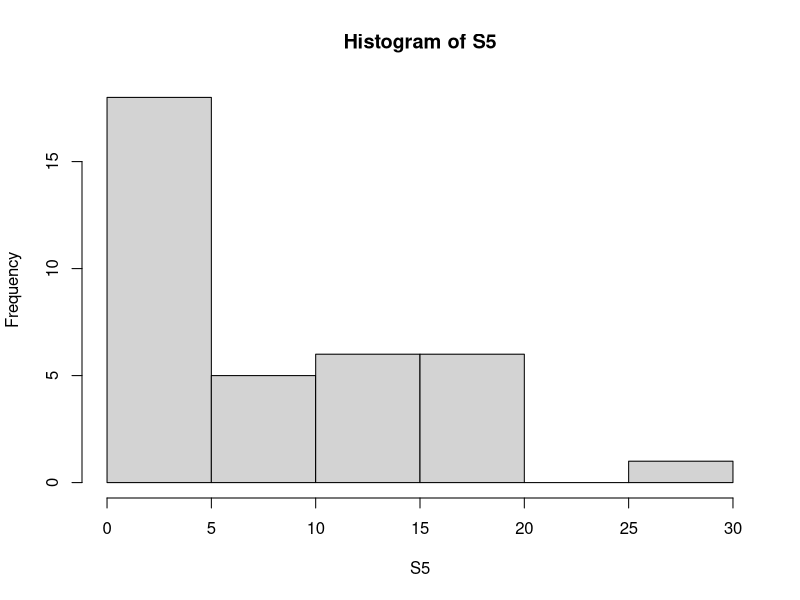
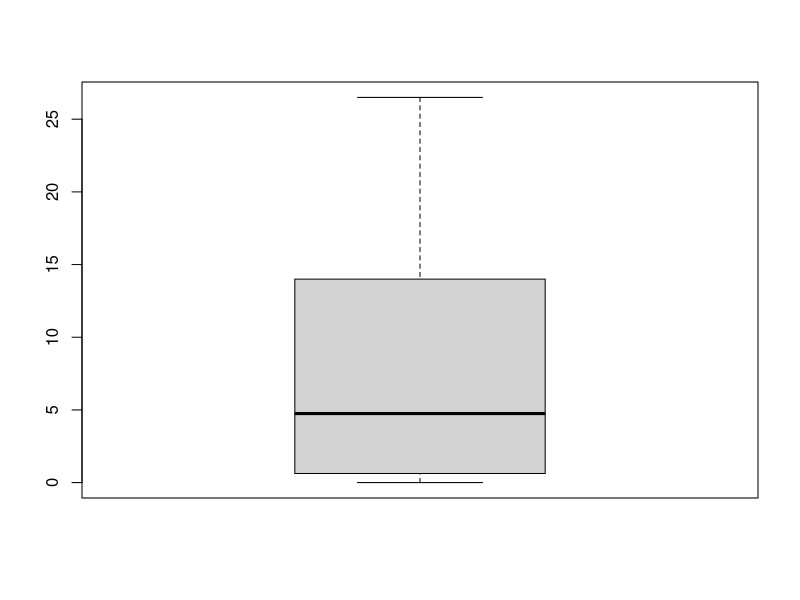
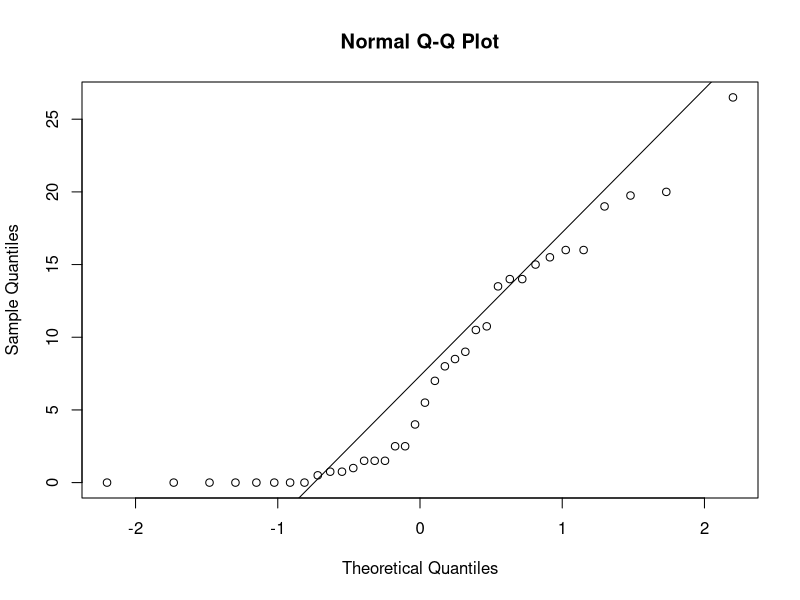
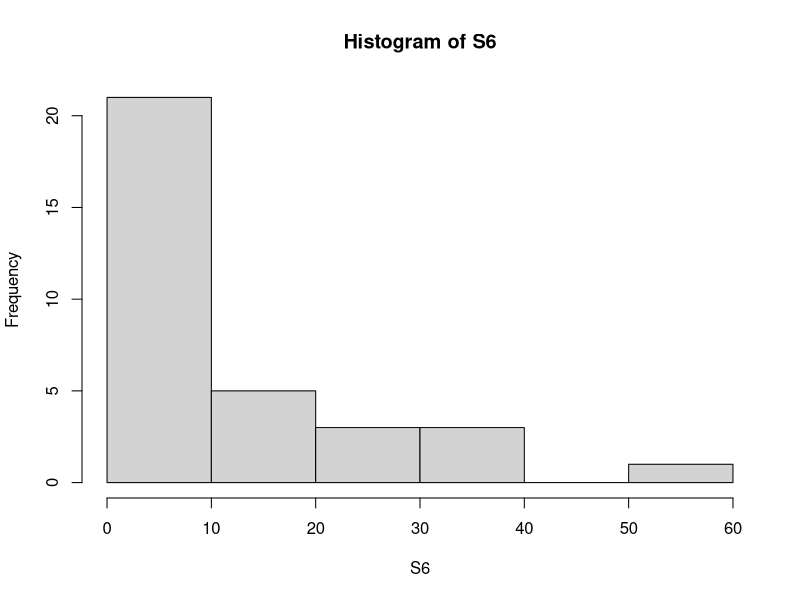
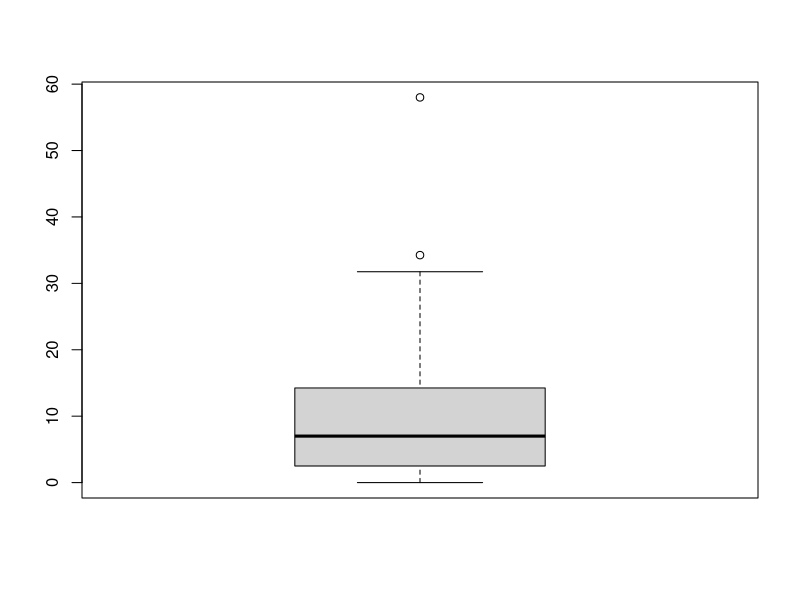
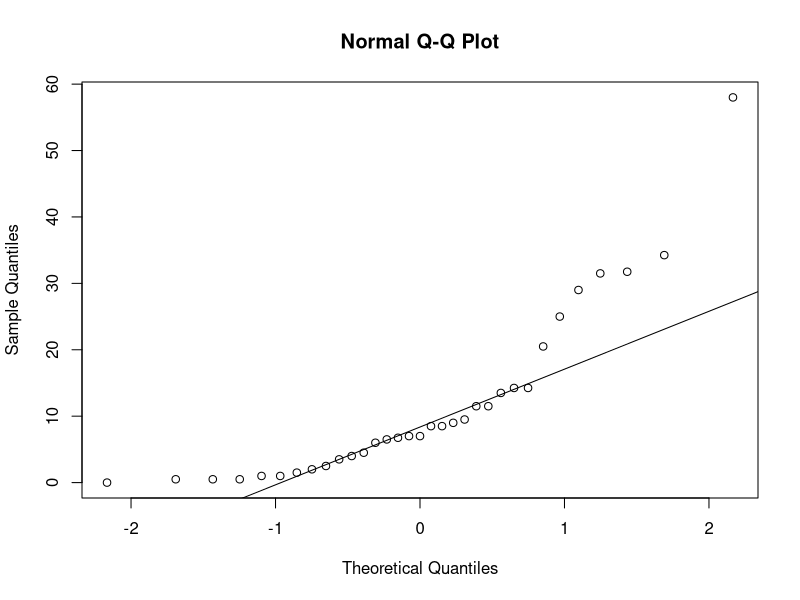
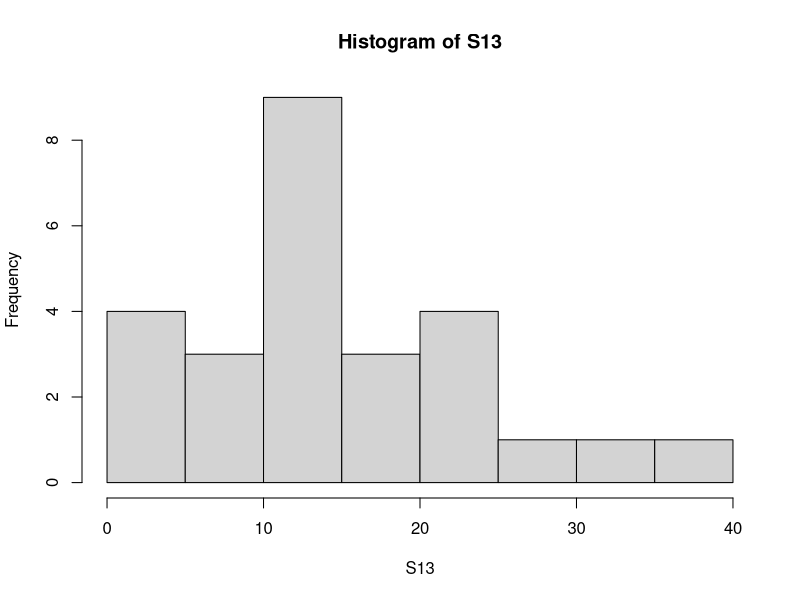
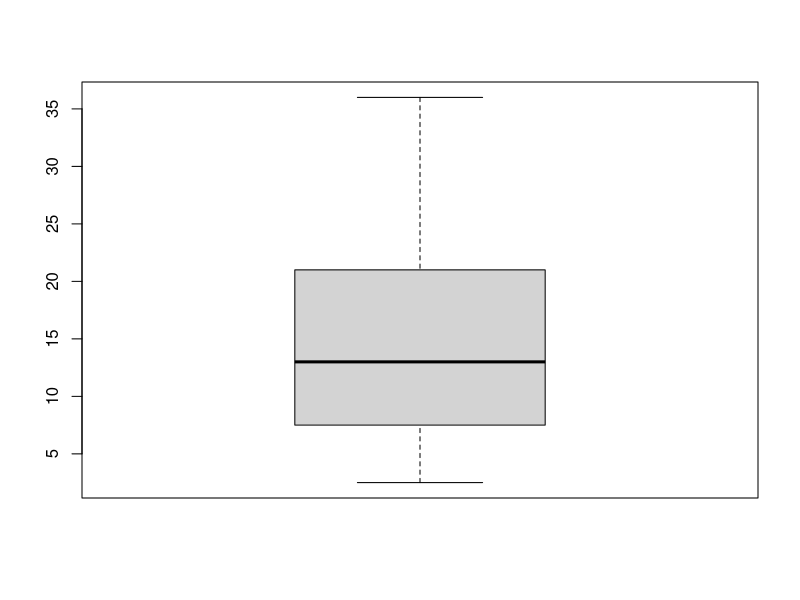

Write the R code that produced these figures, in order.
# Laboratorio 3
# Estadistica Para Ingenieros
# Francisco Sucre 10-10717
# José Cipagauta 05-38040

# Se tienen las notas del primer examen de tres secciones de un mismo curso. 
# Los examenes son evaluados sobre 100 puntos.

# Cargamos la data
Notas11_12 <- read.table("Notas11-12.txt", header = T, fill=NA)
Notas12_13 <- read.table("Notas12-13.txt", header = T, fill=NA)
attach(Notas11_12)
attach(Notas12_13)

# 1. Utilizando las graficas vistas en clases, ¿cúales de las secciones tienen notas que se 
# distribuyen normal?

# Grafico Notas11_12
# S5
hist(S5)
boxplot(S5)
qqnorm(S5)
qqline(S5)
# No es normal ni se aproxima a serlo, excepto en secciones muy pequeñas

# S6
hist(S6)
boxplot(S6)
qqnorm(S6)
qqline(S6)
# Tiene unas secciones que no se acercan a estar distribuidas de forma normal, pero 
# en la seccion del medio se comporta de manera muy parecida a una distribucion normal

# S13
hist(S13)
boxplot(S13)
qqnorm(S13)
qqline(S13)
# Se aproxima a la distribucion normal, excepto en las colas, aun asi se podria tomar como una
# distribucion normal, pero las conclusiones obtenidas al asumir esto podrian ser erradas

# S3
hist(S3)
boxplot(S3)
qqnorm(S3)
qqline(S3)
# Se aproxima bastante a la distribucion normal asi que si se puede tomar como una
# distribucion normal

# S4
hist(S4)
boxplot(S4)
qqnorm(S4)
qqline(S4)
# Se aproxima a la distribucion normal, excepto en las colas con datos atipicos, no se recomienda tomar como una
# distribucion normal

# S9
hist(S9)
boxplot(S9)
qqnorm(S9)
qqline(S9)
# Se aproxima a la distribucion normal asi que si se puede tomar como una
# distribucion normal

# 2. Calcule intervalos de confianza del 97% para la media de la nota de cada sección. 
# ¿Qué consideraciones se deben tomar en cuenta para construir estos intervalos?

# Consideraciones: Que los datos pertenezcan a una distribucion normal, puede que el
# intervalo no sea el mas correcto o que los resultados no nos presenten informacion 
# util si la distribucion no es normal

S5_tTest = t.test(S5,conf.level = 0.97)
S6_tTest = t.test(S6,conf.level = 0.97)
S13_tTest = t.test(S13,conf.level = 0.97)
S3_tTest = t.test(S3,conf.level = 0.97)
S4_tTest = t.test(S4,conf.level = 0.97)
S9_tTest = t.test(S9,conf.level = 0.97)

S5_tTest
S6_tTest
S13_tTest
S3_tTest
S4_tTest
S9_tTest

# Concluciones interesantes es que considerando que el examen es evaluado sobre 100 puntos
# y en el mejor de los casos, con un 97% de confiabilidad el mayor promedio es 28.64 
# entre todas las secciones, lo cual indica un promedio terriblemente bajo

# 3. ¿Qué conclusiones puede sacar a partir de los intervalos de confianza de sus variables? 
# En particular, ¿cómo comparariría los resultados entre secciones?

# Las comparaciones se harian con intervalos de confianza de la diferencia entre medias

# Comparaciones
t.test(S5,S6,conf.level = 0.97)

# Podemos ver que la media de S6 podria ser mayor que la de S5
# Pero al incluir el 0, podemos decir que las medias son relativamente iguales

t.test(S5,S13,conf.level = 0.97)

# Podemos ver que la media de S13 siempre es mayor que la de S5, por al menos 2 puntos

t.test(S6,S13,conf.level = 0.97)

# Podemos ver que la media de S13 podria ser mayor que la de S6
# Pero al incluir el 0, podemos decir que las medias son relativamente iguales

t.test(S3,S4,conf.level = 0.97)

# Podemos ver que la media de S4 podria ser mayor que la de S3
# Pero al incluir el 0, podemos decir que las medias son relativamente iguales

t.test(S3,S9,conf.level = 0.97)

# Podemos ver que la media de S9 siempre es mayor que la de S3, por al menos 3 puntos

t.test(S4,S9,conf.level = 0.97)

# Podemos ver que la media de S9 es generalmente mayor que la de S4 pero aun asi
# incluye el 0, por lo cual podrian ser iguales


# 4. Si realizan la comparación de los intervalos de confianza entre años, 
# ¿cómo los comparariría? ¿Qué puede concluir al hacer la comparación?

# Se compararian los intervalos de confianza de la diferencia de promedio de todas las 
# notas de las 3 secciones de cada año 

t.test(Notas11_12, Notas12_13, conf.level = 0.97)
# Podemos concluir que los promedios del año 12_13 es mayor a los promedios del año 11_12 
# por lo menos en 3 puntos, con un intervalo de confianza del 97%
